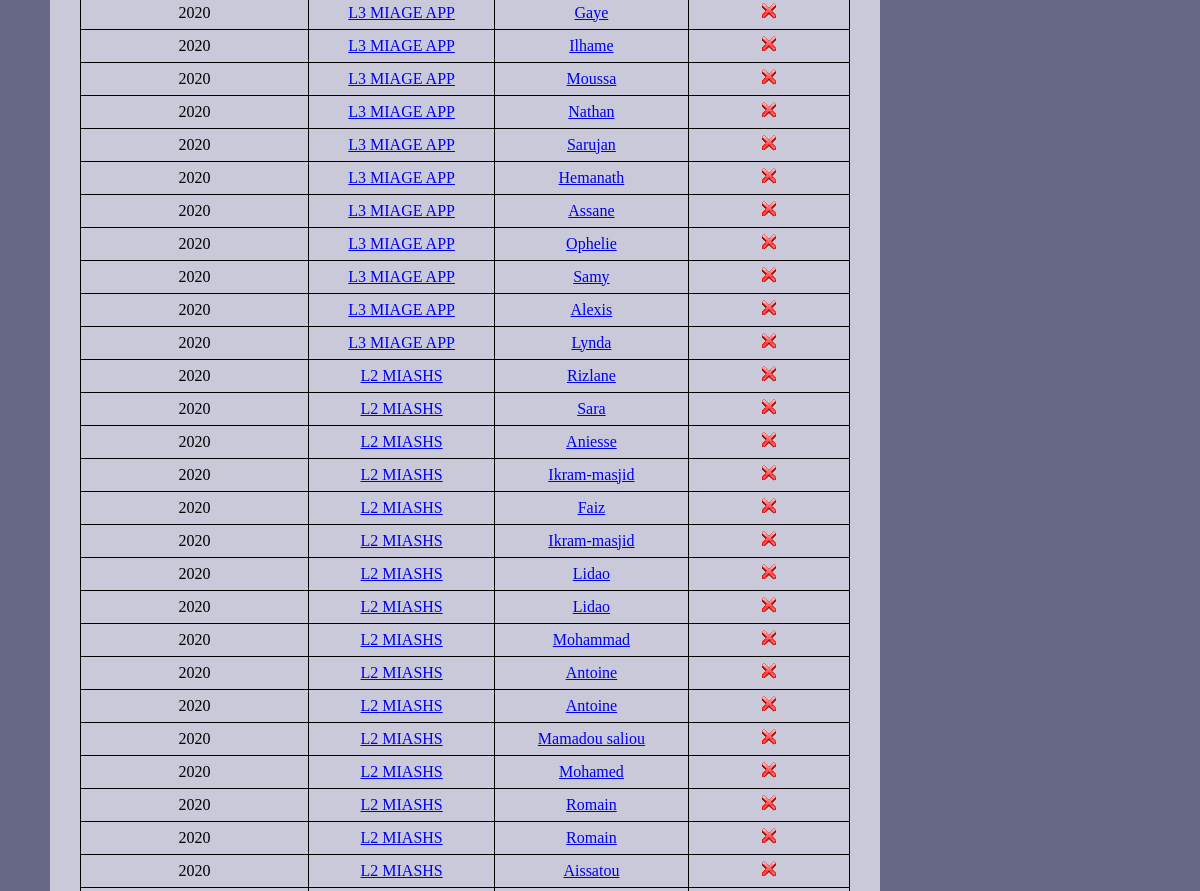
Page /?controller=list&action=appartenir (middle part) on the earlier database version.
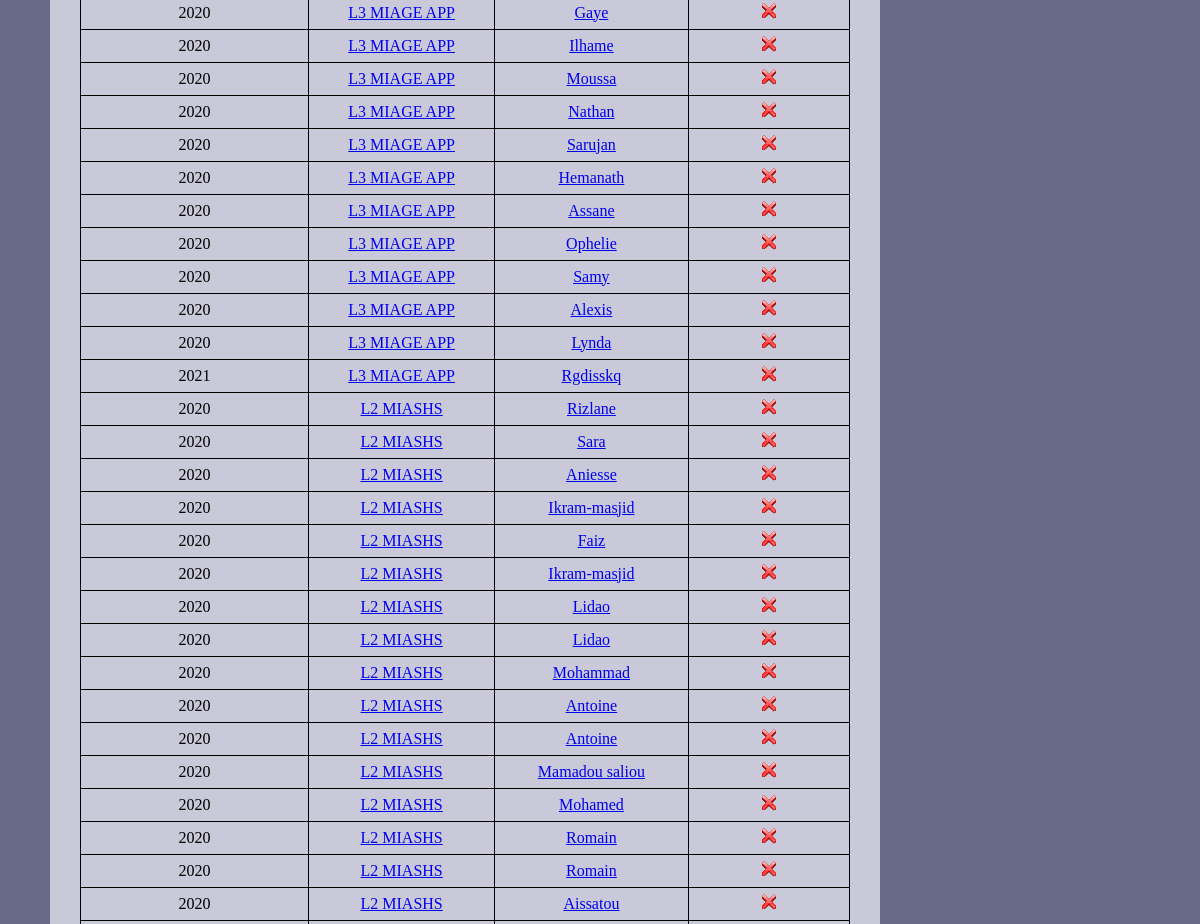
Same page on the later database version.
### tables this page shows
CREATE TABLE `Appartenir` (
  `id_annee` int(11) NOT NULL,
  `id_groupe` int(11) NOT NULL,
  `id_individu` int(11) NOT NULL
);

CREATE TABLE `GROUPE` (
  `id_groupe` int(11) NOT NULL,
  `libelle` varchar(70) NOT NULL
);

CREATE TABLE `Individu` (
  `id_individu` int(11) NOT NULL,
  `Nom` varchar(70) NOT NULL,
  `Prenom` varchar(70) NOT NULL,
  `email` varchar(140) NOT NULL,
  `num` int(50) NOT NULL,
  `id_annuaire` int(50) DEFAULT NULL,
  `id_statut` int(11) DEFAULT NULL
);

### Views/view_appartenir.php (called while the page is built)
<?php
require_once 'view_begin.php';
require_once 'view_list_appartenir.php';
?>

### Controllers/Controller_list.php (called while the page is built, shortened)
<?php
class Controller_list extends Controller{
	public function action_appartenir(){
		$m = Model::get_model();
		$data =['tab' => $m->get_last_appartenir(), 'taille' => $m->get_nb_appartenir()];
		$this->render('appartenir',$data);
	}
}
?>

### Models/Model.php (called while the page is built, shortened)
<?php
class Model{
	private $db;
	private static $instance = null;
	private function __construct() {
		try {
			$this->db = new PDO('mysql:host=localhost;dbname=PSI', 'root', 'root');
			$this->db->query('SET NAMES utf8');
			$this->db->setAttribute(PDO::ATTR_ERRMODE, PDO::ERRMODE_EXCEPTION);
		}
		catch (PDOException $e) {
			die ('Echec connexion, erreur n°'. $e->getCode() . ':' . $e->getMessage());
		}
	}
	public static function get_model(){
		if (is_null(self::$instance))
		self::$instance = new Model();
		return self::$instance;
	}
	public function get_last_appartenir(){
        $requete = $this->db->prepare("SELECT * from appartenir a, individu i, groupe g  where a.id_individu = i.id_individu and a.id_groupe = g.id_groupe ");
        $requete->execute();
        return $requete->fetchAll(PDO::FETCH_ASSOC);
    }
	public function get_nb_appartenir()
	{
		$requete = $this->db->prepare("SELECT COUNT(*) FROM appartenir");
		$requete->execute();
		$tab = $requete->fetch(PDO::FETCH_NUM);
		return $tab[0];
	}
}
?>

### Utils/functions.php (called while the page is built)
<?php
function e($message){
	return htmlspecialchars($message, ENT_QUOTES);
}

### Views/view_list_appartenir.php (the view, shortened to what this page needs)
<?php
require_once 'view_begin.php';
?>
<main>
<table>
	<?php foreach($tab as $value): ?>
		<tr>
			<td>
				<?= e($value['id_annee']) ?></a>
			</td>
			<td>
                <a href="?controller=list&action=informations_grp&id_groupe=<?=$value['id_groupe'] ?>"><?= e($value['libelle']) ?></a>
            </td>
            <td>
                <a href="?controller=list&action=informations&id_individu=<?= $value['id_individu'] ?>"><?= e($value['Prenom']) ?></a>
            </td>
			<td>
				<a href="?controller=set&action=remove_individu_groupe&id_individu=<?= $value["id_individu"] ?>"><img src="Content/img/remove-icon.png" alt="" class="icone"/></a>
			</td>
		</tr>
	<?php endforeach; ?>
</table>
</main>
</body>
</html>

### index.php (shortened to what this page needs)
<?php
require_once("Utils/functions.php");
require_once("Models/Model.php");
require_once("Controllers/Controller.php");
$controllers = ['home','list','set','search'];
$controller_default = 'home';
if(isset($_GET['controller']) and in_array($_GET['controller'], $controllers))
	$nom_controller = $_GET['controller'];
else
	$nom_controller = $controller_default;
$nom_classe = 'Controller_' . $nom_controller;
$nom_fichier = 'Controllers/' .  $nom_classe . '.php';
if(file_exists($nom_fichier)){
	$controller = new $nom_classe();
}
else
	exit("Error 404: not found!");

### Controllers/Controller.php (shortened to what this page needs)
<?php
abstract class Controller{
	public function __construct(){
		if(isset($_GET['action']) and method_exists($this, "action_" . $_GET["action"]) ){
			$action = "action_" . $_GET["action"];
			$this->$action();
		}
		else
			$this->action_default();
	}
	protected function render($vue, $data = []){
		extract($data);
		$file_name = "Views/view_" . $vue . '.php';
		if(file_exists($file_name)){
			require ($file_name);
		}
		else{
			$this->action_error ("La vue n'existe pas !");
		}
	}
}

### Views/view_begin.php (shortened to what this page needs)
<!DOCTYPE html>
<html>
	<head>
		<link rel="stylesheet" href="Content/css/nobel.css"/>
	</head>
	<body>

### Content/css/nobel.css (style rules this page uses)
body { width : 70%; background-color : #686887; margin:auto; overflow-y: scroll ; position: relative; }
main { width : 70%; margin-left : 150px; margin-right: 100px; background-color : #C9C9D9; border-radius : 10px; padding : 30px; position: relative; }
table { border-collapse : collapse; margin : auto; }
img.icone { width: 16px; }
@media screen and (min-width: 1100px) and (max-width: 1400px) { body { width : 1100px; } }
@media screen and (min-width: 1100px) and (max-width: 1400px) { main, header { margin-left : 0px; } }

Differences in the rows shown:
added appartenir: id_annee "2021", id_groupe.libelle "L3 MIAGE APP", id_individu.Prenom "Rgdisskq"
